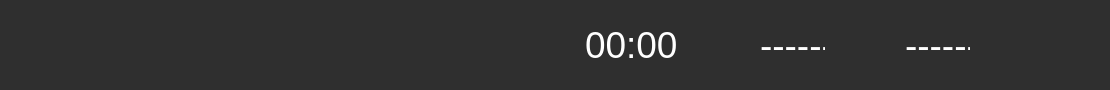
     <widget class="QWidget" name="widget" native="true">
      <property name="minimumSize">
       <size>
        <width>1024</width>
        <height>80</height>
       </size>
      </property>
      <property name="maximumSize">
       <size>
        <width>1110</width>
        <height>90</height>
       </size>
      </property>
      <property name="styleSheet">
       <string notr="true">background-color: rgb(47, 47, 47);
</string>
      </property>
      <layout class="QHBoxLayout" name="horizontalLayout_134">
       <property name="spacing">
        <number>0</number>
       </property>
       <property name="leftMargin">
        <number>20</number>
       </property>
       <property name="topMargin">
        <number>0</number>
       </property>
       <property name="rightMargin">
        <number>20</number>
       </property>
       <property name="bottomMargin">
        <number>0</number>
       </property>
       <item>
        <layout class="QHBoxLayout" name="horizontalLayout_28">
         <item>
          <layout class="QHBoxLayout" name="horizontalLayout_27">
           <property name="spacing">
            <number>15</number>
           </property>
           <item>
            <layout class="QHBoxLayout" name="horizontalLayout_10">
             <property name="spacing">
              <number>15</number>
             </property>
             <item>
              <widget class="QLabel" name="lblclock_3">
               <property name="minimumSize">
                <size>
                 <width>50</width>
                 <height>40</height>
                </size>
               </property>
               <property name="maximumSize">
                <size>
                 <width>60</width>
                 <height>50</height>
                </size>
               </property>
               <property name="cursor">
                <cursorShape>ArrowCursor</cursorShape>
               </property>
               <property name="toolTip">
                <string>Número empleado</string>
               </property>
               <property name="text">
                <string/>
               </property>
               <property name="pixmap">
                <pixmap resource="../resources/resources.qrc">:/resources/user (1).png</pixmap>
               </property>
               <property name="scaledContents">
                <bool>true</bool>
               </property>
               <property name="wordWrap">
                <bool>false</bool>
               </property>
              </widget>
             </item>
             <item>
              <widget class="QLabel" name="lblCurrentUser">
               <property name="minimumSize">
                <size>
                 <width>170</width>
                 <height>60</height>
                </size>
               </property>
               <property name="maximumSize">
                <size>
                 <width>170</width>
                 <height>70</height>
                </size>
               </property>
               <property name="font">
                <font>
                 <pointsize>28</pointsize>
                </font>
               </property>
               <property name="styleSheet">
                <string notr="true">color: rgb(255, 255, 255);</string>
               </property>
               <property name="text">
                <string/>
               </property>
              </widget>
             </item>
            </layout>
           </item>
           <item>
            <widget class="QLabel" name="lblclock_2">
             <property name="minimumSize">
              <size>
               <width>50</width>
               <height>40</height>
              </size>
             </property>
             <property name="maximumSize">
              <size>
               <width>60</width>
               <height>50</height>
              </size>
             </property>
             <property name="cursor">
              <cursorShape>ArrowCursor</cursorShape>
             </property>
             <property name="toolTip">
              <string>Número de orden</string>
             </property>
             <property name="text">
              <string/>
             </property>
             <property name="pixmap">
              <pixmap resource="../resources/resources.qrc">:/resources/document.png</pixmap>
             </property>
             <property name="scaledContents">
              <bool>true</bool>
             </property>
             <property name="wordWrap">
              <bool>false</bool>
             </property>
            </widget>
           </item>
           <item>
            <widget class="QLabel" name="lblCurrentOrder">
             <property name="minimumSize">
              <size>
               <width>170</width>
               <height>60</height>
              </size>
             </property>
             <property name="maximumSize">
              <size>
               <width>200</width>
               <height>70</height>
              </size>
             </property>
             <property name="font">
              <font>
               <pointsize>28</pointsize>
              </font>
             </property>
             <property name="styleSheet">
              <string notr="true">color: rgb(255, 255, 255);</string>
             </property>
             <property name="text">
              <string/>
             </property>
            </widget>
           </item>
           <item>
            <layout class="QHBoxLayout" name="horizontalLayout_29">
             <property name="spacing">
              <number>15</number>
             </property>
             <item>
              <widget class="QLabel" name="lblclock">
               <property name="minimumSize">
                <size>
                 <width>50</width>
                 <height>40</height>
                </size>
               </property>
               <property name="maximumSize">
                <size>
                 <width>60</width>
                 <height>50</height>
                </size>
               </property>
               <property name="cursor">
                <cursorShape>ArrowCursor</cursorShape>
               </property>
               <property name="toolTip">
                <string>Temporizador prueba</string>
               </property>
               <property name="text">
                <string/>
               </property>
               <property name="pixmap">
                <pixmap resource="../resources/resources.qrc">:/resources/clock_2.png</pixmap>
               </property>
               <property name="scaledContents">
                <bool>true</bool>
               </property>
               <property name="wordWrap">
                <bool>false</bool>
               </property>
              </widget>
             </item>
             <item>
              <widget class="QLabel" name="lbltimer">
               <property name="minimumSize">
                <size>
                 <width>100</width>
                 <height>60</height>
                </size>
               </property>
               <property name="maximumSize">
                <size>
                 <width>130</width>
                 <height>70</height>
                </size>
               </property>
               <property name="font">
                <font>
                 <pointsize>28</pointsize>
                </font>
               </property>
               <property name="styleSheet">
                <string notr="true">color: rgb(255, 255, 255);</string>
               </property>
               <property name="text">
                <string>00:00</string>
               </property>
              </widget>
             </item>
            </layout>
           </item>
          </layout>
         </item>
        </layout>
       </item>
       <item>
        <layout class="QHBoxLayout" name="horizontalLayout_118">
         <property name="spacing">
          <number>15</number>
         </property>
         <property name="leftMargin">
          <number>10</number>
         </property>
         <item>
          <widget class="QLabel" name="lblclock_5">
           <property name="minimumSize">
            <size>
             <width>50</width>
             <height>40</height>
            </size>
           </property>
           <property name="maximumSize">
            <size>
             <width>60</width>
             <height>50</height>
            </size>
           </property>
           <property name="cursor">
            <cursorShape>ArrowCursor</cursorShape>
           </property>
           <property name="toolTip">
            <string>Contador piezas buenas</string>
           </property>
           <property name="text">
            <string/>
           </property>
           <property name="pixmap">
            <pixmap resource="../resources/resources.qrc">:/resources/correcto.png</pixmap>
           </property>
           <property name="scaledContents">
            <bool>true</bool>
           </property>
           <property name="wordWrap">
            <bool>false</bool>
           </property>
          </widget>
         </item>
         <item>
          <widget class="QLabel" name="lblPiezasBuenas">
           <property name="minimumSize">
            <size>
             <width>65</width>
             <height>60</height>
            </size>
           </property>
           <property name="maximumSize">
            <size>
             <width>130</width>
             <height>70</height>
            </size>
           </property>
           <property name="font">
            <font>
             <pointsize>28</pointsize>
            </font>
           </property>
           <property name="styleSheet">
            <string notr="true">color: rgb(255, 255, 255);</string>
           </property>
           <property name="text">
            <string>------</string>
           </property>
          </widget>
         </item>
         <item>
          <widget class="QLabel" name="lblclock_6">
           <property name="minimumSize">
            <size>
             <width>50</width>
             <height>40</height>
            </size>
           </property>
           <property name="maximumSize">
            <size>
             <width>60</width>
             <height>50</height>
            </size>
           </property>
           <property name="cursor">
            <cursorShape>ArrowCursor</cursorShape>
           </property>
           <property name="toolTip">
            <string>Contador piezas malas</string>
           </property>
           <property name="text">
            <string/>
           </property>
           <property name="pixmap">
            <pixmap resource="../resources/resources.qrc">:/resources/close.png</pixmap>
           </property>
           <property name="scaledContents">
            <bool>true</bool>
           </property>
           <property name="wordWrap">
            <bool>false</bool>
           </property>
          </widget>
         </item>
         <item>
          <widget class="QLabel" name="lblPiezasMalas">
           <property name="minimumSize">
            <size>
             <width>65</width>
             <height>60</height>
            </size>
           </property>
           <property name="maximumSize">
            <size>
             <width>130</width>
             <height>70</height>
            </size>
           </property>
           <property name="font">
            <font>
             <pointsize>28</pointsize>
            </font>
           </property>
           <property name="styleSheet">
            <string notr="true">color: rgb(255, 255, 255);</string>
           </property>
           <property name="text">
            <string>------</string>
           </property>
          </widget>
         </item>
        </layout>
       </item>
       <item>
        <spacer name="horizontalSpacer_28">
         <property name="orientation">
          <enum>Qt::Horizontal</enum>
         </property>
         <property name="sizeType">
          <enum>QSizePolicy::Expanding</enum>
         </property>
         <property name="sizeHint" stdset="0">
          <size>
           <width>213</width>
           <height>17</height>
          </size>
         </property>
        </spacer>
       </item>
       <item>
        <layout class="QVBoxLayout" name="verticalLayout_26">
         <item>
          <layout class="QHBoxLayout" name="horizontalLayout_38">
           <property name="spacing">
            <number>12</number>
           </property>
           <item>
            <widget class="QLabel" name="lblMinize">
             <property name="minimumSize">
              <size>
               <width>30</width>
               <height>30</height>
              </size>
             </property>
             <property name="maximumSize">
              <size>
               <width>30</width>
               <height>30</height>
              </size>
             </property>
             <property name="cursor">
              <cursorShape>PointingHandCursor</cursorShape>
             </property>
             <property name="toolTip">
              <string>Minimizar </string>
             </property>
             <property name="styleSheet">
              <string notr="true"/>
             </property>
             <property name="text">
              <string/>
             </property>
             <property name="pixmap">
              <pixmap resource="../resources/resources.qrc">:/resources/menos.png</pixmap>
             </property>
             <property name="scaledContents">
              <bool>true</bool>
             </property>
            </widget>
           </item>
           <item>
            <widget class="QLabel" name="lblClose">
             <property name="minimumSize">
              <size>
               <width>40</width>
               <height>40</height>
              </size>
             </property>
             <property name="maximumSize">
              <size>
               <width>40</width>
               <height>40</height>
              </size>
             </property>
             <property name="cursor">
              <cursorShape>PointingHandCursor</cursorShape>
             </property>
             <property name="toolTip">
              <string>Cerrar</string>
             </property>
             <property name="text">
              <string/>
             </property>
             <property name="pixmap">
              <pixmap resource="../resources/resources.qrc">:/resources/cerrar.png</pixmap>
             </property>
             <property name="scaledContents">
              <bool>true</bool>
             </property>
            </widget>
           </item>
          </layout>
         </item>
         <item>
          <spacer name="verticalSpacer_2">
           <property name="orientation">
            <enum>Qt::Vertical</enum>
           </property>
           <property name="sizeType">
            <enum>QSizePolicy::Fixed</enum>
           </property>
           <property name="sizeHint" stdset="0">
            <size>
             <width>20</width>
             <height>28</height>
            </size>
           </property>
          </spacer>
         </item>
        </layout>
       </item>
      </layout>
     </widget>
